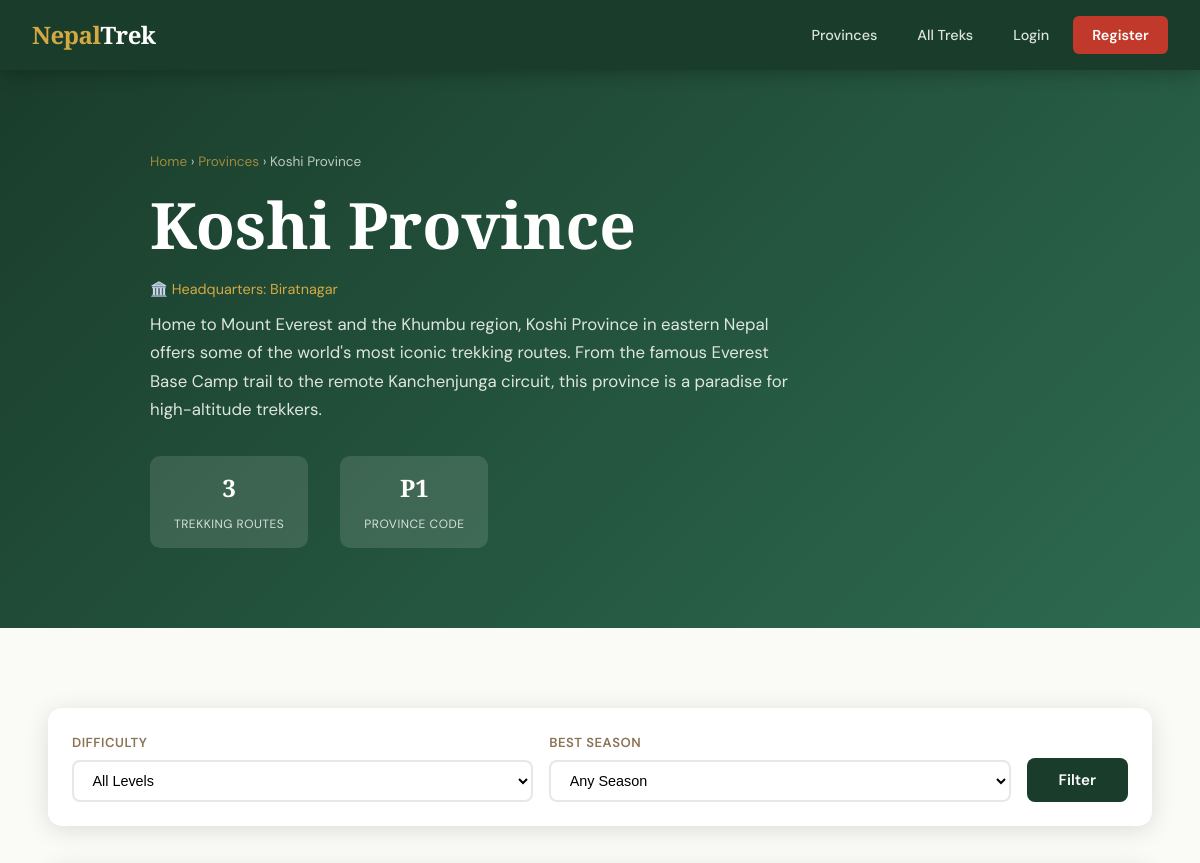
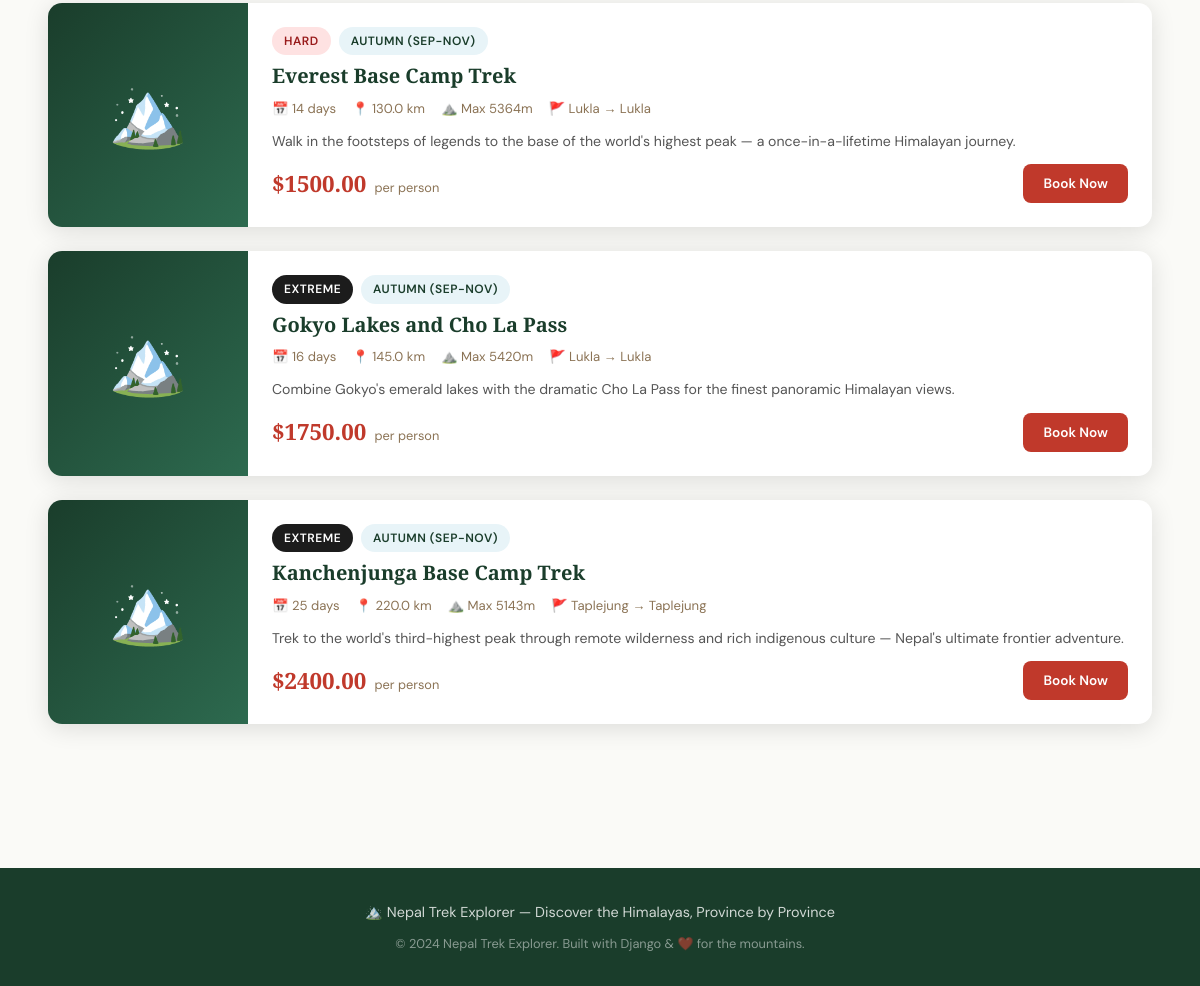
The app's page /provinces/1/ with its own data (2 pictures, top to bottom).
### treks/models.py (models this page shows, shortened)
class Province(models.Model):
    name = models.CharField(max_length=100)
    code = models.CharField(max_length=10, unique=True)
    description = models.TextField(blank=True)
    image = models.ImageField(upload_to='provinces/', blank=True, null=True)
    headquarters = models.CharField(max_length=100, blank=True)
    class Meta:
        ordering = ['name']

class TrekkingRoute(models.Model):
    DIFFICULTY_CHOICES = [
        ('easy', 'Easy'),
        ('moderate', 'Moderate'),
        ('hard', 'Hard'),
        ('extreme', 'Extreme'),
    ]
    SEASON_CHOICES = [
        ('spring', 'Spring (Mar-May)'),
        ('summer', 'Summer (Jun-Aug)'),
        ('autumn', 'Autumn (Sep-Nov)'),
        ('winter', 'Winter (Dec-Feb)'),
        ('all', 'All Seasons'),
    ]
    name = models.CharField(max_length=200)
    province = models.ForeignKey(Province, on_delete=models.CASCADE, related_name='routes')
    description = models.TextField()
    short_description = models.CharField(max_length=300, blank=True)
    difficulty = models.CharField(max_length=10, choices=DIFFICULTY_CHOICES, default='moderate')
    duration_days = models.PositiveIntegerField(help_text='Number of days')
    distance_km = models.DecimalField(max_digits=6, decimal_places=1, help_text='Distance in kilometers')
    max_altitude = models.PositiveIntegerField(help_text='Maximum altitude in meters', default=0)
    best_season = models.CharField(max_length=10, choices=SEASON_CHOICES, default='autumn')
    start_point = models.CharField(max_length=100)
    end_point = models.CharField(max_length=100)
    price_per_person = models.DecimalField(max_digits=10, decimal_places=2, help_text='Price in USD')
    image = models.ImageField(upload_to='routes/', blank=True, null=True)
    highlights = models.TextField(blank=True, help_text='Key highlights, one per line')
    includes = models.TextField(blank=True, help_text='What is included, one per line')
    excludes = models.TextField(blank=True, help_text='What is excluded, one per line')
    is_featured = models.BooleanField(default=False)
    is_active = models.BooleanField(default=True)
    created_at = models.DateTimeField(auto_now_add=True)
    updated_at = models.DateTimeField(auto_now=True)
    class Meta:
        ordering = ['name']

### treks/views.py (the view)
# urls.py: path('provinces/<int:pk>/', views.province_detail, name='province_detail'),
def province_detail(request, pk):
    province = get_object_or_404(Province, pk=pk)
    routes = TrekkingRoute.objects.filter(province=province, is_active=True)
    difficulty = request.GET.get('difficulty')
    season = request.GET.get('season')
    if difficulty:
        routes = routes.filter(difficulty=difficulty)
    if season:
        routes = routes.filter(best_season=season)
    context = {
        'province': province,
        'routes': routes,
        'difficulty_filter': difficulty,
        'season_filter': season,
        'difficulty_choices': TrekkingRoute.DIFFICULTY_CHOICES,
        'season_choices': TrekkingRoute.SEASON_CHOICES,
    }
    return render(request, 'treks/province_detail.html', context)

### templates/treks/province_detail.html (shortened to what this page needs)
{% extends 'base.html' %}
{% block content %}
<section class="province-hero">
    <div class="province-hero-inner">
        <div style="font-size:0.85rem; opacity:0.7; margin-bottom:0.75rem;">
            <a href="{% url 'treks:home' %}" style="color:var(--gold); text-decoration:none;">Home</a> ›
            <a href="{% url 'treks:province_list' %}" style="color:var(--gold); text-decoration:none;">Provinces</a> ›
            {{ province.name }}
        </div>
        <h1 class="province-name">{{ province.name }}</h1>
        {% if province.headquarters %}
        <p style="color:var(--gold); font-size:0.9rem; margin-bottom:0.5rem;">🏛️ Headquarters: {{ province.headquarters }}</p>
        {% endif %}
        <p>{{ province.description|default:"Discover breathtaking trekking routes through the stunning landscapes of this province." }}</p>
        <div class="province-stats">
            <div class="prov-stat">
                <span class="num">{{ routes.count }}</span>
                <span class="lbl">Trekking Routes</span>
            </div>
            <div class="prov-stat">
                <span class="num">{{ province.code }}</span>
                <span class="lbl">Province Code</span>
            </div>
        </div>
    </div>
</section>
<section class="section">
    <div class="container">
        <form method="get" class="filter-bar">
            <div class="filter-group">
                <label>Difficulty</label>
                <select name="difficulty">
                    <option value="">All Levels</option>
                </select>
            </div>
            <div class="filter-group">
                <label>Best Season</label>
                <select name="season">
                    <option value="">Any Season</option>
                </select>
            </div>
            <button type="submit" class="btn btn-secondary">Filter</button>
        </form>
        <div style="display:flex; flex-direction:column; gap:1.5rem;">
            {% for route in routes %}
            <a href="{% url 'treks:route_detail' route.pk %}" class="trek-card-h">
                <div class="trek-card-h-img">🏔️</div>
                <div class="trek-card-h-body">
                    <div style="display:flex; gap:0.5rem; flex-wrap:wrap; margin-bottom:0.5rem;">
                        <span class="badge badge-{{ route.difficulty }}">{{ route.get_difficulty_display }}</span>
                        <span class="badge" style="background:#E8F4F8; color:var(--forest);">{{ route.get_best_season_display }}</span>
                    </div>
                    <h3>{{ route.name }}</h3>
                    <div class="trek-card-h-meta">
                        <span>📅 {{ route.duration_days }} days</span>
                        <span>📍 {{ route.distance_km }} km</span>
                        <span>⛰️ Max {{ route.max_altitude }}m</span>
                        <span>🚩 {{ route.start_point }} → {{ route.end_point }}</span>
                    </div>
                    <p class="trek-card-h-desc">{{ route.short_description|default:route.description|truncatechars:150 }}</p>
                    <div class="trek-card-h-footer">
                        <div>
                            <span class="price-tag">${{ route.price_per_person }}</span>
                            <span style="font-size:0.8rem; color:var(--warm-grey); margin-left:0.25rem;">per person</span>
                        </div>
                        <span class="btn btn-primary" style="padding:0.5rem 1.25rem; font-size:0.85rem;">Book Now</span>
                    </div>
                </div>
            </a>
            {% endfor %}
        </div>
    </div>
</section>
{% endblock %}

### templates/base.html (style rules this page uses)
:root { --crimson: #C0392B; --crimson-dark: #922B21; --gold: #D4A843; --gold-light: #F0C060; --forest: #1A3D2B; --forest-mid: #2D6A4F; --forest-light: #40916C; --sky: #E8F4F8; --stone: #F5F0E8; --charcoal: #1C1C1C; --warm-grey: #8B7355; --off-white: #FAFAF7; --shadow: 0 4px 24px rgba(0,0,0,0.12); --shadow-lg: 0 12px 48px rgba(0,0,0,0.18); }
*, *::before, *::after { box-sizing: border-box; margin: 0; padding: 0; }
body { font-family: 'DM Sans', sans-serif; background: var(--off-white); color: var(--charcoal); line-height: 1.7; }
h1, h2, h3, h4 { font-family: 'Playfair Display', serif; line-height: 1.25; }
.btn { display: inline-block; padding: 0.75rem 2rem; border-radius: 8px; font-size: 0.95rem; font-weight: 600; text-decoration: none; cursor: pointer; border: none; transition: all 0.25s; font-family: 'DM Sans', sans-serif; }
.btn-primary { background: var(--crimson); color: #fff; }
.btn-secondary { background: var(--forest); color: #fff; }
.badge { display: inline-block; padding: 0.25rem 0.75rem; border-radius: 50px; font-size: 0.75rem; font-weight: 600; text-transform: uppercase; letter-spacing: 0.5px; }
.badge-hard { background: #FEE2E2; color: #991B1B; }
.badge-extreme { background: #1C1C1C; color: #fff; }
.section { padding: 5rem 2rem; }
.container { max-width: 1200px; margin: 0 auto; padding: 0 1rem; }

### templates/treks/province_detail.html (style rules this page uses)
.province-hero { padding: 5rem 2rem; background: linear-gradient(135deg, var(--forest) 0%, var(--forest-mid) 100%); color: #fff; }
.province-hero-inner { max-width: 900px; margin: 0 auto; }
.province-hero .province-name { font-size: clamp(2rem, 6vw, 4rem); color: #fff; margin-bottom: 0.75rem; }
.province-hero p { color: rgba(255,255,255,0.85); font-size: 1.05rem; max-width: 650px; }
.province-stats { display:flex; gap:2rem; margin-top:2rem; flex-wrap:wrap; }
.prov-stat { background:rgba(255,255,255,0.12); border-radius:10px; padding:0.75rem 1.5rem; text-align:center; }
.prov-stat .num { font-family:'Playfair Display',serif; font-size:1.5rem; display:block; font-weight:700; }
.prov-stat .lbl { font-size:0.75rem; opacity:0.8; text-transform:uppercase; letter-spacing:0.5px; }
.filter-bar { background: #fff; border-radius: 14px; padding: 1.5rem; box-shadow: var(--shadow); display: flex; gap: 1rem; align-items: flex-end; flex-wrap: wrap; margin-bottom: 2.5rem; }
.filter-group { flex:1; min-width:160px; }
.filter-group label { display:block; font-size:0.82rem; font-weight:600; margin-bottom:0.4rem; color:var(--warm-grey); text-transform:uppercase; letter-spacing:0.5px; }
.filter-group select { width:100%; padding:0.6rem 0.9rem; border:2px solid #E5E7EB; border-radius:8px; font-size:0.9rem; background:#fff; }
.trek-card-h { display:grid; grid-template-columns:200px 1fr; border-radius:14px; overflow:hidden; background:#fff; box-shadow:var(--shadow); transition:all 0.3s; text-decoration:none; color:inherit; }
.trek-card-h-img { background:linear-gradient(135deg, var(--forest), var(--forest-mid)); display:flex; align-items:center; justify-content:center; font-size:4rem; }
.trek-card-h-body { padding:1.5rem; }
.trek-card-h-body h3 { font-size:1.25rem; color:var(--forest); margin-bottom:0.4rem; }
.trek-card-h-meta { display:flex; gap:1rem; flex-wrap:wrap; font-size:0.82rem; color:var(--warm-grey); margin:0.6rem 0; }
.trek-card-h-desc { font-size:0.88rem; color:#555; line-height:1.6; margin-bottom:0.75rem; }
.trek-card-h-footer { display:flex; align-items:center; justify-content:space-between; }
.price-tag { font-family:'Playfair Display',serif; font-size:1.4rem; color:var(--crimson); font-weight:700; }

### records on screen
Province: name "Koshi Province", headquarters "Biratnagar", description "Home to Mount Everest and the Khumbu region, Koshi Province in eastern Nepal offers some of the world's most iconic trekking routes. From the famous Everest Base Camp trail to the remote Kanchenjunga circuit, this province is a paradise for high-altitude trekkers.", code "P1"
TrekkingRoute: difficulty "HARD", best_season "AUTUMN (SEP-NOV)", name "Everest Base Camp Trek", duration_days "14", distance_km "130.0", max_altitude "5364", start_point "Lukla", end_point "Lukla", short_description "Walk in the footsteps of legends to the base of the world's highest peak — a once-in-a-lifetime Himalayan journey.", price_per_person "1500.00"
TrekkingRoute: difficulty "EXTREME", best_season "AUTUMN (SEP-NOV)", name "Gokyo Lakes and Cho La Pass", duration_days "16", distance_km "145.0", max_altitude "5420", start_point "Lukla", end_point "Lukla", short_description "Combine Gokyo's emerald lakes with the dramatic Cho La Pass for the finest panoramic Himalayan views.", price_per_person "1750.00"
TrekkingRoute: difficulty "EXTREME", best_season "AUTUMN (SEP-NOV)", name "Kanchenjunga Base Camp Trek", duration_days "25", distance_km "220.0", max_altitude "5143", start_point "Taplejung", end_point "Taplejung", short_description "Trek to the world's third-highest peak through remote wilderness and rich indigenous culture — Nepal's ultimate frontier adventure.", price_per_person "2400.00"

### other values on screen
{{ routes.count }} "3"
